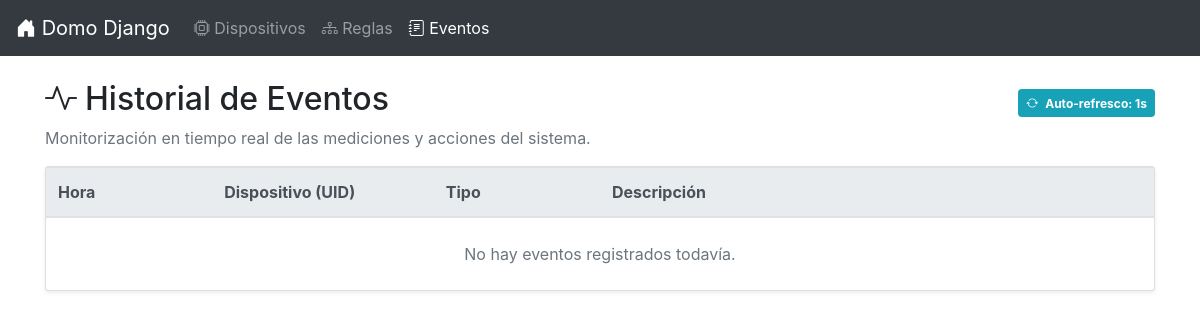
/events/, run on an earlier commit of the app's database.
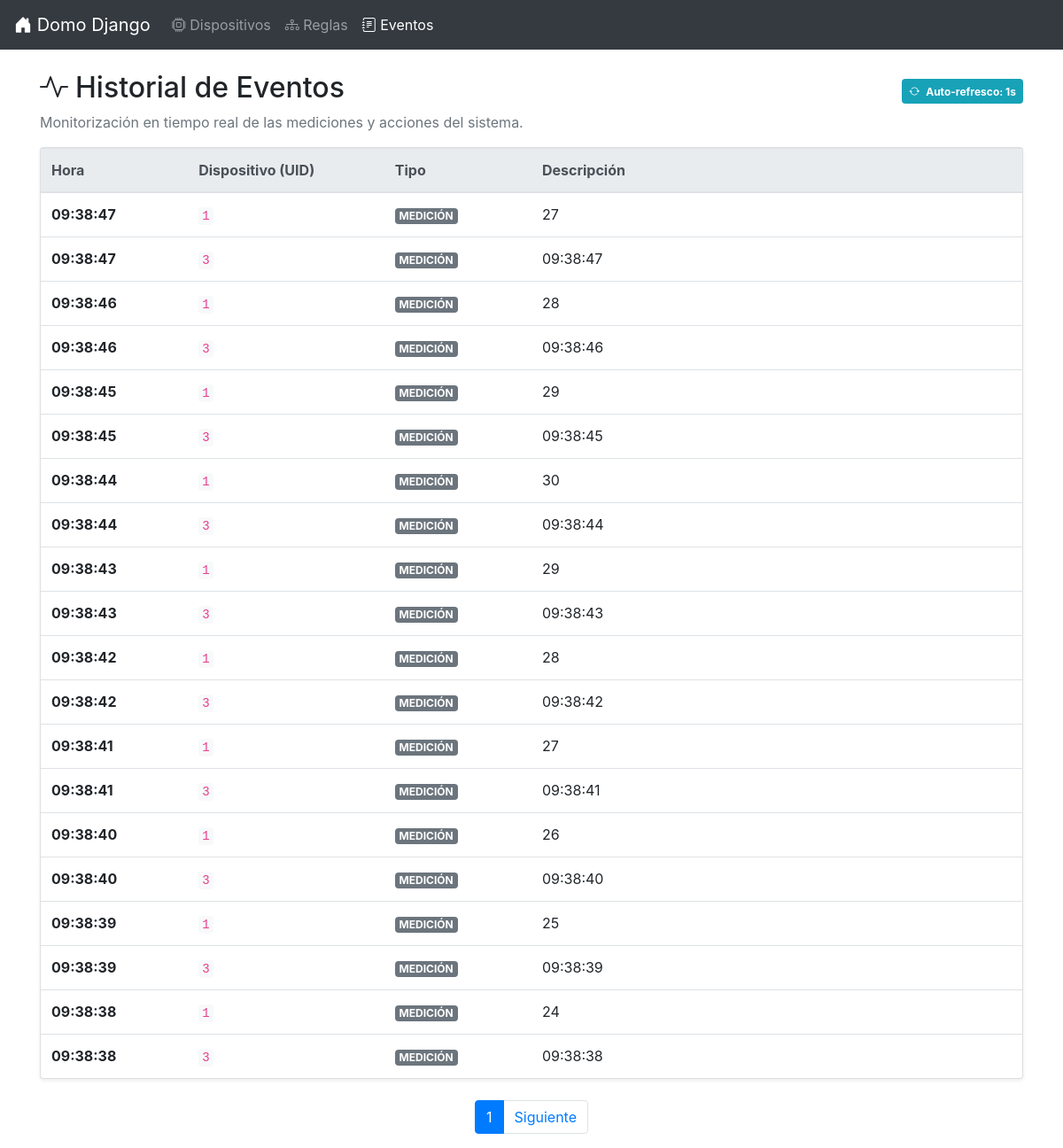
And on a later commit of the database.
### app/models.py (models this page shows, shortened)
class Event(models.Model):
    timestamp = models.DateTimeField(auto_now_add=True)
    device_uid = models.CharField(max_length=100)
    event_type = models.CharField(max_length=50)
    description = models.TextField()
    class Meta:
        ordering = ["-timestamp"]

### app/views.py (the view)
# urls.py: path("events/", views.EventListView.as_view(), name="events"),
class EventListView(ListView):
    model = Event
    template_name = "app/event/event_list.html"
    context_object_name = "events"
    paginate_by = 20

### app/templates/app/event/event_list.html (shortened to what this page needs)
{% extends 'app/base.html' %}
{% block content %}
<div class="d-flex justify-content-between align-items-center">
    <h2><i class="bi-activity mr-2"></i>Historial de Eventos</h2>
    <div class="badge badge-info p-2">
        <i class="bi-arrow-repeat mr-1"></i> Auto-refresco: 1s
    </div>
</div>
<p class="text-muted">Monitorización en tiempo real de las mediciones y acciones del sistema.</p>
<div class="card shadow-sm mt-3">
    <div class="card-body p-0">
        <table class="table table-hover mb-0">
            <thead class="thead-light">
                <tr>
                    <th style="width: 15%">Hora</th>
                    <th style="width: 20%">Dispositivo (UID)</th>
                    <th style="width: 15%">Tipo</th>
                    <th>Descripción</th>
                </tr>
            </thead>
            <tbody>
                {% for event in events %}
                <tr class="{% if event.event_type == 'ACCIÓN' %}table-success{% elif event.event_type == 'ERROR' %}table-danger{% endif %}">
                    <td class="font-weight-bold">{{ event.timestamp|date:"H:i:s" }}</td>
                    <td><code>{{ event.device_uid }}</code></td>
                    <td>
                        <span class="badge {% if event.event_type == 'ACCIÓN' %}badge-success{% else %}badge-secondary{% endif %}">
                            {{ event.event_type }}
                        </span>
                    </td>
                    <td>{{ event.description }}</td>
                </tr>
                {% empty %}
                <tr>
                    <td colspan="4" class="text-center text-muted py-4">No hay eventos registrados todavía.</td>
                </tr>
                {% endfor %}
            </tbody>
        </table>
    </div>
</div>
{% if is_paginated %}
<nav class="mt-4">
    <ul class="pagination justify-content-center">
        <li class="page-item active"><span class="page-link">{{ page_obj.number }}</span></li>
        {% if page_obj.has_next %}
            <li class="page-item"><a class="page-link" href="?page={{ page_obj.next_page_number }}">Siguiente</a></li>
        {% endif %}
    </ul>
</nav>
{% endif %}
{% endblock %}

### app/templates/app/base.html (shortened to what this page needs)
{% load static %}
<!doctype html>
<html lang="es">
<head>
  <link rel="stylesheet" href="https://cdn.jsdelivr.net/npm/bootstrap@4.6.2/dist/css/bootstrap.min.css"
>
  <link rel="stylesheet" href="https://cdn.jsdelivr.net/npm/bootstrap-icons@1.10.4/font/bootstrap-icons.css">
</head>
<body>
  <nav class="navbar navbar-expand-lg navbar-dark bg-dark mb-4">
    <a class="navbar-brand" href="{% url 'app:index' %}">
      <i class="bi-house-door-fill"></i> Domo Django
    </a>
    <div class="collapse navbar-collapse" id="navbarNav">
      <ul class="navbar-nav">
        <li class="nav-item {% if request.resolver_match.url_name == 'devices' or 'device' in request.resolver_match.url_name %}active{% endif %}">
          <a class="nav-link" href="{% url 'app:devices' %}">
            <i class="bi-cpu"></i> Dispositivos
          </a>
        </li>
        <li class="nav-item {% if 'rule' in request.resolver_match.url_name %}active{% endif %}">
          <a class="nav-link" href="{% url 'app:rules' %}">
            <i class="bi-diagram-3"></i> Reglas
          </a>
        </li>
        <li class="nav-item {% if request.resolver_match.url_name == 'events' %}active{% endif %}">
          <a class="nav-link" href="{% url 'app:events' %}">
            <i class="bi-journal-text"></i> Eventos
          </a>
        </li>
      </ul>
    </div>
  </nav>
  <div class="container">
    {% block content %}
    {% endblock %}
  </div>
</body>
</html>

### app/templates/app/event/event_list.html (style rules this page uses)
code { color: #e83e8c; background-color: #f8f9fa; padding: 2px 4px; border-radius: 4px; }

What changed in the data, as far as the page shows it:
added Event: timestamp "09:38:47", device_uid "1", event_type "MEDICIÓN", description "27"
added Event: timestamp "09:38:47", device_uid "3", event_type "MEDICIÓN", description "09:38:47"
added Event: timestamp "09:38:46", device_uid "1", event_type "MEDICIÓN", description "28"
added Event: timestamp "09:38:46", device_uid "3", event_type "MEDICIÓN", description "09:38:46"
added Event: timestamp "09:38:45", device_uid "1", event_type "MEDICIÓN", description "29"
added Event: timestamp "09:38:45", device_uid "3", event_type "MEDICIÓN", description "09:38:45"
added Event: timestamp "09:38:44", device_uid "1", event_type "MEDICIÓN", description "30"
added Event: timestamp "09:38:44", device_uid "3", event_type "MEDICIÓN", description "09:38:44"
added Event: timestamp "09:38:43", device_uid "1", event_type "MEDICIÓN", description "29"
added Event: timestamp "09:38:43", device_uid "3", event_type "MEDICIÓN", description "09:38:43"
added Event: timestamp "09:38:42", device_uid "1", event_type "MEDICIÓN", description "28"
added Event: timestamp "09:38:42", device_uid "3", event_type "MEDICIÓN", description "09:38:42"
added Event: timestamp "09:38:41", device_uid "1", event_type "MEDICIÓN", description "27"
added Event: timestamp "09:38:41", device_uid "3", event_type "MEDICIÓN", description "09:38:41"
added Event: timestamp "09:38:40", device_uid "1", event_type "MEDICIÓN", description "26"
added Event: timestamp "09:38:40", device_uid "3", event_type "MEDICIÓN", description "09:38:40"
added Event: timestamp "09:38:39", device_uid "1", event_type "MEDICIÓN", description "25"
added Event: timestamp "09:38:39", device_uid "3", event_type "MEDICIÓN", description "09:38:39"
added Event: timestamp "09:38:38", device_uid "1", event_type "MEDICIÓN", description "24"
added Event: timestamp "09:38:38", device_uid "3", event_type "MEDICIÓN", description "09:38:38"
Also different on the page:
{{ page_obj.number }}: (not shown) → "1"
text no longer shown: "No hay eventos registrados todavía."
text now shown: "Siguiente"
